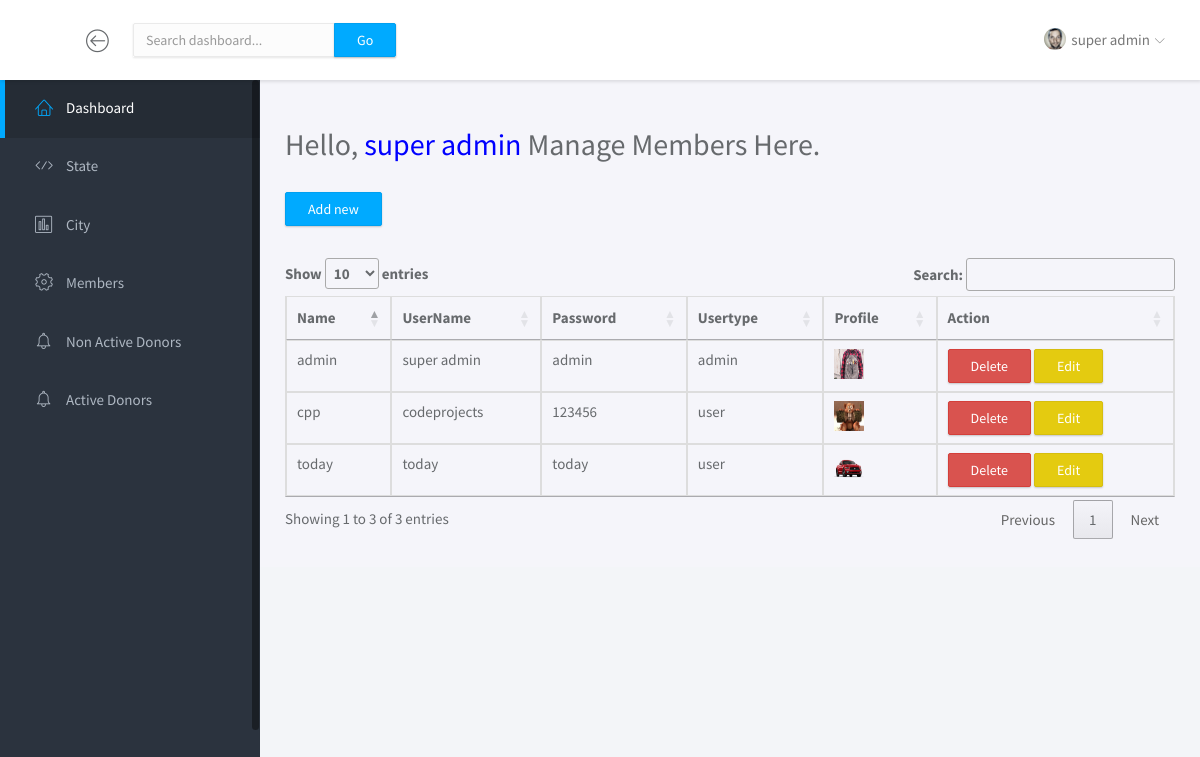
Screenshot of /admin_dasboard/members.php (signed in) with the database file from the repository.
### tables this page shows
CREATE TABLE `member` (
  `member_id` int(100) NOT NULL AUTO_INCREMENT,
  `name` varchar(190) DEFAULT NULL,
  `username` varchar(100) NOT NULL,
  `password` varchar(50) DEFAULT NULL,
  `email` varchar(50) DEFAULT NULL,
  `phone` int(20) DEFAULT NULL,
  `address` varchar(200) DEFAULT NULL,
  `usertype` varchar(100) DEFAULT NULL,
  `profile` varchar(200) DEFAULT NULL,
  PRIMARY KEY (`member_id`,`username`)
);

### admin_dasboard/members.php (the view, shortened to what this page needs)
<?php
	include('../header.php');
?>
<link rel="stylesheet" type="text/css" href="//cdn.datatables.net/1.10.16/css/jquery.dataTables.min.css">
<div class="main">
			<div class="main-content">
				<div class="container-fluid">
  <h2>Hello,  <span style="color: blue"> <?php echo $_SESSION['username']?></span> Manage Members Here. </h2> <br />
  <p><button type="button" class="btn btn-primary" data-toggle="modal" data-target="#addmember">Add new</button></p> <br />
  <table class="table table-bordered" id="members">
    <thead>
      <tr>
        <th>Name</th>
        <th>UserName</th>
        <th>Password</th>
        <th>Usertype</th>
        <th>Profile</th>
        <th>Action</th>
      </tr>
    </thead>
    <tbody>
      <?php
      $members= $connection->query("SELECT * FROM member");
      while($row = $members->fetch_array()) {
       ?>
      	<tr>
        <td><?php echo $row['name'];?></td>
        <td><?php echo $row['username'];?></td>
      	<td><?php echo $row['password'];?></td>
        <td><?php echo $row['usertype'];?></td>
        <td><?php if($row['profile'] == ''){ ?>
        <img src="http://wiki.bdtnrm.org.au/images/8/8d/Empty_profile.jpg" width="30px" height="30px">
        <?php   } else { ?>
        <img src="../<?php echo $row['profile'];?>" width="30px" height="30px">
        <?php  } ?></td>
      		<td><button type="button" data-toggle="modal" data-target="#deletemember<?php echo $row['member_id']?>" class="btn btn-danger">Delete</button>
      		<button type="button" data-toggle="modal" data-target="#editmember<?php echo $row['member_id'];?>" class="btn btn-warning">Edit</button></td>
      	</tr>
<?php }
      ?>
    </tbody>
  </table>
</div>
	</div>
</div>
<?php
	include('../footer.php');
?>

### header.php (shortened to what this page needs)
<!doctype html>
<html lang="en">
<head>
	<link rel="stylesheet" href="../assets/vendor/bootstrap/css/bootstrap.min.css">
	<link rel="stylesheet" href="../assets/vendor/font-awesome/css/font-awesome.min.css">
	<link rel="stylesheet" href="../assets/vendor/linearicons/style.css">
	<link rel="stylesheet" href="../assets/vendor/chartist/css/chartist-custom.css">
	<link rel="stylesheet" href="../assets/css/main.css">
</head>
<body>
	<div id="wrapper">
		<nav class="navbar navbar-default navbar-fixed-top">
			<div class="brand">
			</div>
			<div class="container-fluid">
				<div class="navbar-btn">
					<button type="button" class="btn-toggle-fullwidth"><i class="lnr lnr-arrow-left-circle"></i></button>
				</div>
				<form class="navbar-form navbar-left">
					<div class="input-group">
						<input type="text" value="" class="form-control" placeholder="Search dashboard...">
						<span class="input-group-btn"><button type="button" class="btn btn-primary">Go</button></span>
					</div>
				</form>
				<div id="navbar-menu">
					<ul class="nav navbar-nav navbar-right">
						<li class="dropdown">
							<a href="#" class="dropdown-toggle" data-toggle="dropdown"><img src="../assets/img/user.png" class="img-circle" alt="Avatar"> <span><?php echo $_SESSION['username'];?></span> <i class="icon-submenu lnr lnr-chevron-down"></i></a>
						</li>
					</ul>
				</div>
			</div>
		</nav>
		<div id="sidebar-nav" class="sidebar">
			<div class="sidebar-scroll">
				<nav>
					<ul class="nav">
						<li><a href="admin_dashboard.php" class="active"><i class="lnr lnr-home"></i> <span>Dashboard</span></a></li>
						<li><a href="state.php" class=""><i class="lnr lnr-code"></i> <span>State</span></a></li>
						<li><a href="city.php" class=""><i class="lnr lnr-chart-bars"></i> <span>City</span></a></li>
						<li><a href="members.php" class=""><i class="lnr lnr-cog"></i> <span>Members</span></a></li>
						<li><a href="donor.php" class=""><i class="lnr lnr-alarm"></i> <span>Non Active Donors</span></a></li>
						<li>
						<li><a href="active_donors.php" class=""><i class="lnr lnr-alarm"></i> <span>Active Donors</span></a></li>
					</ul>
				</nav>
			</div>
		</div>

### footer.php (shortened to what this page needs)
</body>
</html>

### assets/css/main.css (style rules this page uses)
html { position: relative; min-height: 100%; }
body { background-color: #F3F5F8; font-family: "Source Sans Pro", sans-serif; font-size: 15px; color: #676a6d; }
a { color: #3287B2; }
th { font-weight: 600; }
#wrapper .sidebar { -webkit-transition: all 0.3s ease-in-out; -moz-transition: all 0.3s ease-in-out; -ms-transition: all 0.3s ease-in-out; -o-transition: all 0.3s ease-in-out; transition: all 0.3s ease-in-out; width: 260px; height: 100%; float: left; background-color: #2B333E; position: fixed; left: 0; }
#wrapper .main { -webkit-transition: all 0.3s ease-in-out; -moz-transition: all 0.3s ease-in-out; -ms-transition: all 0.3s ease-in-out; -o-transition: all 0.3s ease-in-out; transition: all 0.3s ease-in-out; width: calc(100% - 260px); left: 0; position: relative; float: right; background-color: #f5f5fa; }
#wrapper #sidebar-nav, #wrapper .main { padding-top: 80px; }
.main-content { padding: 28px 10px; }
.navbar-default { -webkit-transition: all 0.3s ease-in-out; -moz-transition: all 0.3s ease-in-out; -ms-transition: all 0.3s ease-in-out; -o-transition: all 0.3s ease-in-out; transition: all 0.3s ease-in-out; -moz-box-shadow: 1px 2px 3px rgba(0, 0, 0, 0.1); -webkit-box-shadow: 1px 2px 3px rgba(0, 0, 0, 0.1); box-shadow: 1px 2px 3px rgba(0, 0, 0, 0.1); -webkit-border-radius: 0; -moz-border-radius: 0; border-radius: 0; padding: 0; margin: 0; border: none; background-color: #fff; }
.navbar-default .brand { float: left; padding: 30px 39px; background-color: #fff; }
.navbar-btn { float: left; padding: 16px 0; }
.navbar-btn button { font-size: 24px; padding: 4px 8px; line-height: .7; border: none; background: none; outline: none; }
.navbar-form { padding: 15px; border: 0; }
.navbar-form input[type="text"] { min-width: 200px; }
.navbar-nav > li > a { padding: 28px 20px; }
.navbar-nav > li > a > i { font-size: 22px; margin-right: 2px; vertical-align: middle; }
.navbar-nav > li > a > i.icon-submenu { margin-left: 2px; margin-right: 0; font-size: 10px; position: relative; top: 2px; }
.navbar-nav > li > a > span { position: relative; top: 2px; }
.navbar-nav > li > a img { width: 22px; margin-right: 2px; }
@media screen and (min-width: 768px) { .navbar-nav.navbar-right { margin-right: 0; } }
.sidebar { z-index: 9; }
.sidebar .nav > li > a { padding: 18px 30px; color: #AEB7C2; border-left: 5px solid transparent; }
.sidebar .nav > li > a:hover, .sidebar .nav > li > a:focus, .sidebar .nav > li > a.active { color: #fff; background-color: transparent; }
.sidebar .nav > li > a:hover i, .sidebar .nav > li > a:focus i, .sidebar .nav > li > a.active i { color: #00AAFF; }
.sidebar .nav > li > a:focus, .sidebar .nav > li > a.active { background-color: #252c35; border-left-color: #00AAFF; }
.sidebar .nav i { margin-right: 10px; font-size: 18px; }
.sidebar .nav span { -webkit-transition: all 0.3s ease-in-out; -moz-transition: all 0.3s ease-in-out; -ms-transition: all 0.3s ease-in-out; -o-transition: all 0.3s ease-in-out; transition: all 0.3s ease-in-out; position: relative; top: -2px; }
.form-control { -moz-box-shadow: 0px 1px 2px 0 rgba(0, 0, 0, 0.1); -webkit-box-shadow: 0px 1px 2px 0 rgba(0, 0, 0, 0.1); box-shadow: 0px 1px 2px 0 rgba(0, 0, 0, 0.1); -webkit-border-radius: 2px; -moz-border-radius: 2px; border-radius: 2px; border-color: #eaeaea; background-color: #fcfcfc; }
.input-group { -moz-box-shadow: 0px 1px 2px 0 rgba(0, 0, 0, 0.1); -webkit-box-shadow: 0px 1px 2px 0 rgba(0, 0, 0, 0.1); box-shadow: 0px 1px 2px 0 rgba(0, 0, 0, 0.1); }
.input-group .form-control, .input-group-addon, .input-group-btn { -moz-box-shadow: none; -webkit-box-shadow: none; box-shadow: none; }
.btn { -webkit-border-radius: 2px; -moz-border-radius: 2px; border-radius: 2px; -moz-box-shadow: 0px 1px 2px 0 rgba(0, 0, 0, 0.2); -webkit-box-shadow: 0px 1px 2px 0 rgba(0, 0, 0, 0.2); box-shadow: 0px 1px 2px 0 rgba(0, 0, 0, 0.2); padding: 6px 22px; }
.btn-primary { background-color: #00AAFF; border-color: #00a0f0; }
.btn-warning { background-color: #e4cb10; border-color: #d6be0f; }

### rows the page displays
member: name "admin", username "super admin", password "admin", usertype "admin", profile (picture)
member: name "cpp", username "codeprojects", password "123456", usertype "user", profile (picture)
member: name "today", username "today", password "today", usertype "user", profile (picture)

### other values shown
$_SESSION['username'] "super admin"
